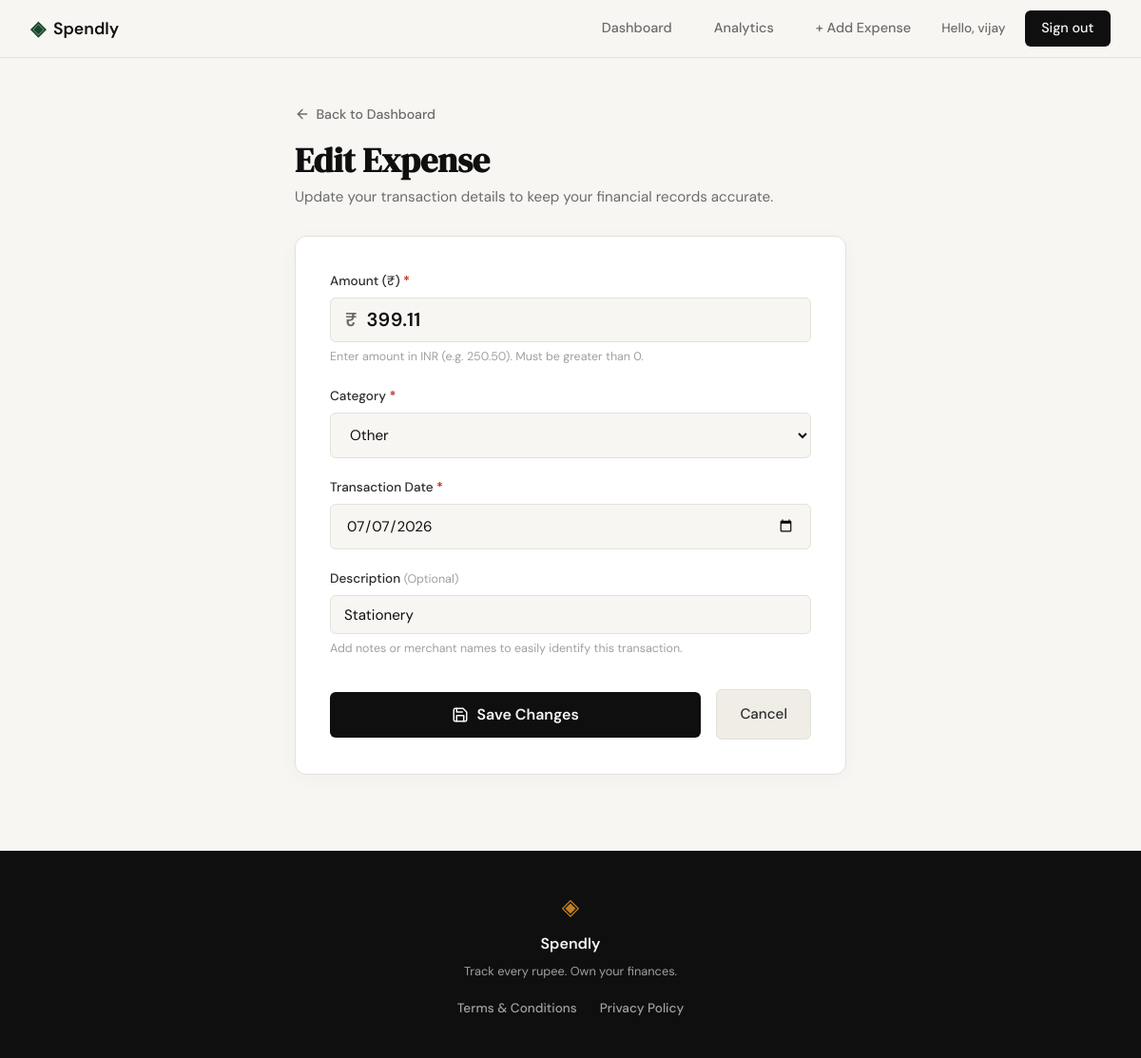
The app's page /expenses/15/edit (signed in) with its own data.
### tables this page shows
CREATE TABLE expenses (
            id INTEGER PRIMARY KEY AUTOINCREMENT,
            user_id INTEGER NOT NULL,
            amount REAL NOT NULL,
            category TEXT NOT NULL,
            date TEXT NOT NULL,
            description TEXT,
            created_at TEXT DEFAULT (datetime('now')),
            FOREIGN KEY (user_id) REFERENCES users(id) ON DELETE CASCADE
        );

### app.py (the view, shortened to what this page needs)
@app.route("/expenses/<int:id>/edit", methods=["GET", "POST"])
def edit_expense(id):
    user_id = session.get("user_id")
    if not user_id:
        flash("Please log in to edit an expense.", "warning")
        return redirect(url_for("login"))
    expense = get_expense_by_id(id, user_id=user_id)
    if not expense:
        flash("Expense not found or unauthorized access.", "warning")
        return redirect(url_for("profile"))
    return render_template(
        "edit_expense.html",
        expense=expense,
        categories=ALLOWED_CATEGORIES,
    )

### database/db.py (called while the page is built)
def get_db():
    conn = sqlite3.connect(DB_PATH)
    conn.row_factory = sqlite3.Row
    conn.execute("PRAGMA foreign_keys = ON;")
    return conn

def get_expense_by_id(expense_id, user_id=None):
    conn = get_db()
    cursor = conn.cursor()
    if user_id is not None:
        cursor.execute("SELECT * FROM expenses WHERE id = ? AND user_id = ?;", (expense_id, user_id))
    else:
        cursor.execute("SELECT * FROM expenses WHERE id = ?;", (expense_id,))
    expense = cursor.fetchone()
    conn.close()
    return expense

### templates/edit_expense.html (shortened to what this page needs)
{% extends "base.html" %}
{% block content %}
<section class="expense-page-section">
    <div class="expense-page-container">
        <div class="expense-page-header">
            <a href="{{ url_for('profile') }}" class="back-link">
                <svg width="16" height="16" viewBox="0 0 24 24" fill="none" stroke="currentColor" stroke-width="2" stroke-linecap="round" stroke-linejoin="round">
                    <line x1="19" y1="12" x2="5" y2="12"></line>
                    <polyline points="12 19 5 12 12 5"></polyline>
                </svg>
                Back to Dashboard
            </a>
            <h1 class="expense-page-title">Edit Expense</h1>
            <p class="expense-page-subtitle">Update your transaction details to keep your financial records accurate.</p>
        </div>
        <div class="expense-form-card">
            <form method="POST" action="{{ url_for('edit_expense', id=expense['id']) }}" class="expense-form" id="editExpenseForm">
                <div class="form-group">
                    <label for="amount" class="form-label">Amount (₹) <span class="required-star">*</span></label>
                    <div class="input-currency-wrapper">
                        <span class="currency-symbol">₹</span>
                        <input type="number"
                               step="0.01"
                               min="0.01"
                               id="amount"
                               name="amount"
                               class="form-input currency-input"
                               placeholder="0.00"
                               value="{{ expense['amount'] if expense['amount'] is not none else '' }}"
                               required
                               autofocus>
                    </div>
                    <span class="form-help-text">Enter amount in INR (e.g. 250.50). Must be greater than 0.</span>
                </div>
                <div class="form-group">
                    <label for="category" class="form-label">Category <span class="required-star">*</span></label>
                    <div class="select-wrapper">
                        <select id="category" name="category" class="form-select" required>
                            {% for cat in categories %}
                            <option value="{{ cat }}" {% if expense['category'] == cat %}selected{% endif %}>{{ cat }}</option>
                            {% endfor %}
                        </select>
                    </div>
                </div>
                <div class="form-group">
                    <label for="date" class="form-label">Transaction Date <span class="required-star">*</span></label>
                    <input type="date"
                           id="date"
                           name="date"
                           class="form-input date-picker-input"
                           value="{{ expense['date'] if expense['date'] else '' }}"
                           required>
                </div>
                <div class="form-group">
                    <label for="description" class="form-label">Description <span class="optional-tag">(Optional)</span></label>
                    <input type="text"
                           id="description"
                           name="description"
                           class="form-input"
                           placeholder="e.g., Dinner with friends, Grocery run, Electricity bill"
                           value="{{ expense['description'] or '' }}"
                           maxlength="200">
                    <span class="form-help-text">Add notes or merchant names to easily identify this transaction.</span>
                </div>
                <div class="form-actions-group">
                    <button type="submit" class="btn btn-primary submit-expense-btn">
                        Save Changes
                    </button>
                    <a href="{{ url_for('profile') }}" class="btn btn-secondary cancel-expense-btn">Cancel</a>
                </div>
            </form>
        </div>
    </div>
</section>
{% endblock %}

### static/css/style.css (style rules this page uses)
:root { --ink: #0f0f0f; --ink-soft: #2d2d2d; --ink-muted: #6b6b6b; --ink-faint: #a0a0a0; --paper: #f7f6f3; --paper-warm: #f0ede6; --paper-card: #ffffff; --accent: #1a472a; --accent-light: #e8f0eb; --accent-2: #c17f24; --accent-2-light: #fdf3e3; --danger: #c0392b; --danger-light: #fdecea; --border: #e4e1da; --border-soft: #eeebe4; --font-display: 'DM Serif Display', Georgia, serif; --font-body: 'DM Sans', system-ui, sans-serif; --max-width: 1200px; --auth-width: 440px; --radius-sm: 6px; --radius-md: 12px; --radius-lg: 20px; }
*, *::before, *::after { box-sizing: border-box; margin: 0; padding: 0; }
html { font-size: 16px; scroll-behavior: smooth; }
body { background: var(--paper); color: var(--ink); font-family: var(--font-body); font-size: 1rem; line-height: 1.6; -webkit-font-smoothing: antialiased; }
a { color: inherit; text-decoration: none; }
.btn-primary { display: inline-block; background: var(--ink); color: var(--paper); padding: 0.65rem 1.5rem; border-radius: var(--radius-sm); font-family: var(--font-body); font-size: 0.9rem; font-weight: 500; cursor: pointer; border: none; transition: background 0.2s; text-decoration: none; }
.form-group { margin-bottom: 1.25rem; }
.form-group label { display: block; font-size: 0.85rem; font-weight: 500; color: var(--ink-soft); margin-bottom: 0.4rem; }
.form-input { width: 100%; padding: 0.6rem 0.875rem; border: 1px solid var(--border); border-radius: var(--radius-sm); font-family: var(--font-body); font-size: 0.95rem; color: var(--ink); background: var(--paper); outline: none; transition: border-color 0.2s; }
.form-input::placeholder { color: var(--ink-faint); }
.back-link { display: inline-block; font-size: 0.875rem; font-weight: 500; color: var(--accent); margin-bottom: 1.25rem; transition: color 0.2s; }
.expense-page-section { padding: 3rem 1.5rem 5rem; min-height: calc(100vh - 160px); display: flex; align-items: flex-start; justify-content: center; }
.expense-page-container { width: 100%; max-width: 580px; margin: 0 auto; }
.expense-page-header { margin-bottom: 1.75rem; }
.back-link { display: inline-flex; align-items: center; gap: 0.4rem; font-size: 0.88rem; font-weight: 500; color: var(--ink-muted); margin-bottom: 1rem; transition: color 0.2s ease; }
.expense-page-title { font-family: var(--font-display); font-size: 2.25rem; font-weight: 700; color: var(--ink); line-height: 1.15; }
.expense-page-subtitle { font-size: 0.95rem; color: var(--ink-muted); margin-top: 0.4rem; }
.expense-form-card { background: var(--paper-card); border: 1px solid var(--border); border-radius: var(--radius-md); padding: 2.25rem; box-shadow: 0 4px 20px rgba(0, 0, 0, 0.03); }
.required-star { color: var(--danger); font-weight: bold; }
.optional-tag { font-size: 0.78rem; color: var(--ink-faint); font-weight: normal; }
.input-currency-wrapper { position: relative; display: flex; align-items: center; }
.currency-symbol { position: absolute; left: 1rem; font-size: 1.25rem; font-weight: 600; color: var(--ink-muted); pointer-events: none; user-select: none; }
.currency-input { padding-left: 2.35rem !important; font-size: 1.25rem !important; font-weight: 600; letter-spacing: 0.5px; }
.select-wrapper { position: relative; }
.form-select { width: 100%; padding: 0.75rem 1rem; border: 1px solid var(--border); border-radius: var(--radius-sm); font-family: var(--font-body); font-size: 0.95rem; color: var(--ink); background: var(--paper); cursor: pointer; outline: none; transition: border-color 0.2s, box-shadow 0.2s; appearance: auto; }
.date-picker-input { padding: 0.75rem 1rem !important; font-family: var(--font-body); font-size: 0.95rem; cursor: pointer; }
.form-help-text { display: block; font-size: 0.78rem; color: var(--ink-faint); margin-top: 0.35rem; }
.form-actions-group { display: flex; align-items: center; gap: 1rem; margin-top: 2rem; }
.submit-expense-btn { display: inline-flex; align-items: center; justify-content: center; gap: 0.5rem; flex: 1; padding: 0.85rem 1.5rem; font-size: 1rem; font-weight: 600; }
.cancel-expense-btn { display: inline-flex; align-items: center; justify-content: center; padding: 0.85rem 1.5rem; font-size: 0.95rem; font-weight: 500; background: var(--paper-warm); color: var(--ink-soft); border: 1px solid var(--border); border-radius: var(--radius-sm); transition: all 0.2s ease; }

### records on screen
expenses: amount "399.11", category "Other", date "07/07/2026", description "Stationery"

### other values on screen
{{ session.get('user_name') }} "vijay"
